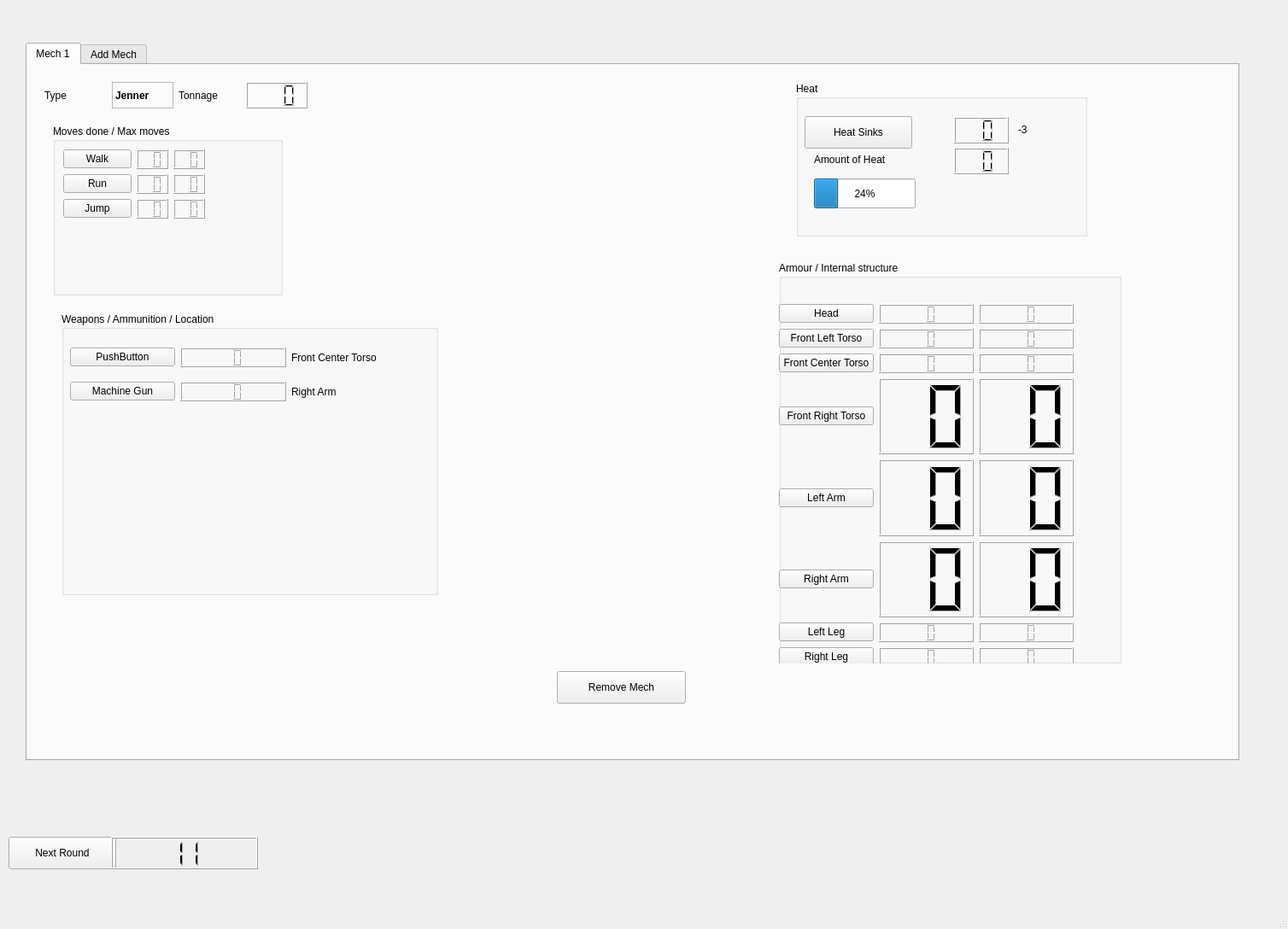
<?xml version="1.0" encoding="UTF-8"?>
<ui version="4.0">
 <class>MainWindow</class>
 <widget class="QMainWindow" name="MainWindow">
  <property name="geometry">
   <rect>
    <x>0</x>
    <y>0</y>
    <width>1508</width>
    <height>1088</height>
   </rect>
  </property>
  <property name="windowTitle">
   <string>MainWindow</string>
  </property>
  <widget class="QWidget" name="centralwidget">
   <widget class="QPushButton" name="pushButton">
    <property name="geometry">
     <rect>
      <x>10</x>
      <y>980</y>
      <width>126</width>
      <height>38</height>
     </rect>
    </property>
    <property name="text">
     <string>Next Round</string>
    </property>
   </widget>
   <widget class="QLCDNumber" name="lcdNumber">
    <property name="geometry">
     <rect>
      <x>130</x>
      <y>980</y>
      <width>172</width>
      <height>38</height>
     </rect>
    </property>
    <property name="font">
     <font>
      <pointsize>11</pointsize>
     </font>
    </property>
    <property name="digitCount">
     <number>2</number>
    </property>
    <property name="intValue" stdset="0">
     <number>11</number>
    </property>
   </widget>
   <widget class="QTabWidget" name="tabWidget">
    <property name="geometry">
     <rect>
      <x>30</x>
      <y>50</y>
      <width>1421</width>
      <height>841</height>
     </rect>
    </property>
    <property name="currentIndex">
     <number>0</number>
    </property>
    <widget class="QWidget" name="tab1">
     <attribute name="title">
      <string>Mech 1</string>
     </attribute>
     <widget class="QGroupBox" name="groupBox_2">
      <property name="geometry">
       <rect>
        <x>40</x>
        <y>290</y>
        <width>441</width>
        <height>331</height>
       </rect>
      </property>
      <property name="title">
       <string>Weapons / Ammunition / Location</string>
      </property>
      <widget class="QWidget" name="">
       <property name="geometry">
        <rect>
         <x>10</x>
         <y>30</y>
         <width>382</width>
         <height>87</height>
        </rect>
       </property>
       <layout class="QGridLayout" name="gridLayout_2">
        <item row="0" column="0">
         <widget class="QPushButton" name="pushButton_19">
          <property name="text">
           <string>PushButton</string>
          </property>
         </widget>
        </item>
        <item row="0" column="1">
         <widget class="QLCDNumber" name="lcdNumber_34">
          <property name="digitCount">
           <number>2</number>
          </property>
         </widget>
        </item>
        <item row="0" column="2">
         <widget class="QLabel" name="label_7">
          <property name="text">
           <string>Front Center Torso</string>
          </property>
         </widget>
        </item>
        <item row="1" column="0">
         <widget class="QPushButton" name="pushButton_18">
          <property name="text">
           <string>Machine Gun</string>
          </property>
         </widget>
        </item>
        <item row="1" column="1">
         <widget class="QLCDNumber" name="lcdNumber_33">
          <property name="digitCount">
           <number>2</number>
          </property>
         </widget>
        </item>
        <item row="1" column="2">
         <widget class="QLabel" name="label_6">
          <property name="text">
           <string>Right Arm</string>
          </property>
         </widget>
        </item>
       </layout>
      </widget>
     </widget>
     <widget class="QPushButton" name="pushButton_2">
      <property name="geometry">
       <rect>
        <x>620</x>
        <y>710</y>
        <width>151</width>
        <height>38</height>
       </rect>
      </property>
      <property name="text">
       <string>Remove Mech</string>
      </property>
     </widget>
     <widget class="QGroupBox" name="groupBox_4">
      <property name="geometry">
       <rect>
        <x>900</x>
        <y>20</y>
        <width>341</width>
        <height>181</height>
       </rect>
      </property>
      <property name="title">
       <string>Heat</string>
      </property>
      <widget class="QPushButton" name="pushButton_17">
       <property name="geometry">
        <rect>
         <x>10</x>
         <y>40</y>
         <width>126</width>
         <height>38</height>
        </rect>
       </property>
       <property name="text">
        <string>Heat Sinks</string>
       </property>
      </widget>
      <widget class="QLabel" name="label_4">
       <property name="geometry">
        <rect>
         <x>260</x>
         <y>40</y>
         <width>61</width>
         <height>31</height>
        </rect>
       </property>
       <property name="text">
        <string>-3</string>
       </property>
      </widget>
      <widget class="QLCDNumber" name="lcdNumber_16">
       <property name="geometry">
        <rect>
         <x>185</x>
         <y>41</y>
         <width>64</width>
         <height>31</height>
        </rect>
       </property>
       <property name="digitCount">
        <number>2</number>
       </property>
      </widget>
      <widget class="QLabel" name="label_21">
       <property name="geometry">
        <rect>
         <x>21</x>
         <y>77</y>
         <width>155</width>
         <height>27</height>
        </rect>
       </property>
       <property name="text">
        <string>Amount of Heat</string>
       </property>
      </widget>
      <widget class="QLCDNumber" name="lcdNumber_17">
       <property name="geometry">
        <rect>
         <x>185</x>
         <y>77</y>
         <width>64</width>
         <height>31</height>
        </rect>
       </property>
       <property name="digitCount">
        <number>2</number>
       </property>
      </widget>
      <widget class="QProgressBar" name="heatProgressBar">
       <property name="geometry">
        <rect>
         <x>21</x>
         <y>113</y>
         <width>119</width>
         <height>35</height>
        </rect>
       </property>
       <property name="value">
        <number>24</number>
       </property>
      </widget>
     </widget>
     <widget class="QGroupBox" name="groupBox_5">
      <property name="geometry">
       <rect>
        <x>30</x>
        <y>70</y>
        <width>269</width>
        <height>200</height>
       </rect>
      </property>
      <property name="title">
       <string>Moves done / Max moves</string>
      </property>
      <layout class="QFormLayout" name="formLayout_2">
       <item row="0" column="0">
        <layout class="QHBoxLayout" name="horizontalLayout">
         <item>
          <widget class="QPushButton" name="pushButton_3">
           <property name="text">
            <string>Walk</string>
           </property>
          </widget>
         </item>
         <item>
          <widget class="QLCDNumber" name="lcdNumber_19">
           <property name="digitCount">
            <number>2</number>
           </property>
          </widget>
         </item>
         <item>
          <widget class="QLCDNumber" name="lcdNumber_2">
           <property name="digitCount">
            <number>2</number>
           </property>
          </widget>
         </item>
        </layout>
       </item>
       <item row="1" column="0">
        <layout class="QHBoxLayout" name="horizontalLayout_4">
         <item>
          <widget class="QPushButton" name="pushButton_4">
           <property name="text">
            <string>Run</string>
           </property>
          </widget>
         </item>
         <item>
          <widget class="QLCDNumber" name="lcdNumber_20">
           <property name="digitCount">
            <number>2</number>
           </property>
          </widget>
         </item>
         <item>
          <widget class="QLCDNumber" name="lcdNumber_3">
           <property name="digitCount">
            <number>2</number>
           </property>
          </widget>
         </item>
        </layout>
       </item>
       <item row="2" column="0">
        <layout class="QHBoxLayout" name="horizontalLayout_5">
         <item>
          <widget class="QPushButton" name="pushButton_5">
           <property name="text">
            <string>Jump</string>
           </property>
          </widget>
         </item>
         <item>
          <widget class="QLCDNumber" name="lcdNumber_21">
           <property name="digitCount">
            <number>2</number>
           </property>
          </widget>
         </item>
         <item>
          <widget class="QLCDNumber" name="lcdNumber_4">
           <property name="digitCount">
            <number>2</number>
           </property>
          </widget>
         </item>
        </layout>
       </item>
      </layout>
     </widget>
     <widget class="QGroupBox" name="groupBox">
      <property name="geometry">
       <rect>
        <x>880</x>
        <y>230</y>
        <width>401</width>
        <height>471</height>
       </rect>
      </property>
      <property name="title">
       <string>Armour / Internal structure</string>
      </property>
      <widget class="QWidget" name="">
       <property name="geometry">
        <rect>
         <x>0</x>
         <y>50</y>
         <width>345</width>
         <height>512</height>
        </rect>
       </property>
       <layout class="QGridLayout" name="gridLayout">
        <item row="0" column="0">
         <widget class="QPushButton" name="pushButton_6">
          <property name="text">
           <string>Head</string>
          </property>
         </widget>
        </item>
        <item row="0" column="1">
         <widget class="QLCDNumber" name="lcdNumber_5">
          <property name="digitCount">
           <number>2</number>
          </property>
         </widget>
        </item>
        <item row="0" column="2">
         <widget class="QLCDNumber" name="lcdNumber_32">
          <property name="digitCount">
           <number>2</number>
          </property>
         </widget>
        </item>
        <item row="1" column="0">
         <widget class="QPushButton" name="pushButton_7">
          <property name="text">
           <string>Front Left Torso</string>
          </property>
         </widget>
        </item>
        <item row="1" column="1">
         <widget class="QLCDNumber" name="lcdNumber_6">
          <property name="digitCount">
           <number>2</number>
          </property>
         </widget>
        </item>
        <item row="1" column="2">
         <widget class="QLCDNumber" name="lcdNumber_31">
          <property name="digitCount">
           <number>2</number>
          </property>
         </widget>
        </item>
        <item row="2" column="0">
         <widget class="QPushButton" name="pushButton_8">
          <property name="text">
           <string>Front Center Torso</string>
          </property>
         </widget>
        </item>
        <item row="2" column="1">
         <widget class="QLCDNumber" name="lcdNumber_7">
          <property name="digitCount">
           <number>2</number>
          </property>
         </widget>
        </item>
        <item row="2" column="2">
         <widget class="QLCDNumber" name="lcdNumber_28">
          <property name="digitCount">
           <number>2</number>
          </property>
         </widget>
        </item>
        <item row="3" column="0" rowspan="2">
         <widget class="QPushButton" name="pushButton_9">
          <property name="text">
           <string>Front Right Torso</string>
          </property>
         </widget>
        </item>
        <item row="5" column="0" rowspan="2">
         <widget class="QPushButton" name="pushButton_10">
          <property name="text">
           <string>Left Arm</string>
          </property>
         </widget>
        </item>
        <item row="7" column="0" rowspan="2">
         <widget class="QPushButton" name="pushButton_11">
          <property name="text">
           <string>Right Arm</string>
          </property>
         </widget>
        </item>
        <item row="9" column="0">
         <widget class="QPushButton" name="pushButton_12">
          <property name="text">
           <string>Left Leg</string>
          </property>
         </widget>
        </item>
        <item row="9" column="1">
         <widget class="QLCDNumber" name="lcdNumber_11">
          <property name="digitCount">
           <number>2</number>
          </property>
         </widget>
        </item>
        <item row="10" column="0">
         <widget class="QPushButton" name="pushButton_13">
          <property name="text">
           <string>Right Leg</string>
          </property>
         </widget>
        </item>
        <item row="10" column="1">
         <widget class="QLCDNumber" name="lcdNumber_12">
          <property name="digitCount">
           <number>2</number>
          </property>
         </widget>
        </item>
        <item row="10" column="2">
         <widget class="QLCDNumber" name="lcdNumber_30">
          <property name="digitCount">
           <number>2</number>
          </property>
         </widget>
        </item>
        <item row="11" column="0">
         <widget class="QPushButton" name="pushButton_14">
          <property name="text">
           <string>Rear Left Torso</string>
          </property>
         </widget>
        </item>
        <item row="11" column="1">
         <widget class="QLCDNumber" name="lcdNumber_13">
          <property name="digitCount">
           <number>2</number>
          </property>
         </widget>
        </item>
        <item row="11" column="2">
         <widget class="QLCDNumber" name="lcdNumber_27">
          <property name="digitCount">
           <number>2</number>
          </property>
         </widget>
        </item>
        <item row="12" column="0">
         <widget class="QPushButton" name="pushButton_15">
          <property name="text">
           <string>Rear Center Torso</string>
          </property>
         </widget>
        </item>
        <item row="12" column="1">
         <widget class="QLCDNumber" name="lcdNumber_14"/>
        </item>
        <item row="12" column="2">
         <widget class="QLCDNumber" name="lcdNumber_29"/>
        </item>
        <item row="13" column="0">
         <widget class="QPushButton" name="pushButton_16">
          <property name="text">
           <string>Rear Right Torso</string>
          </property>
         </widget>
        </item>
        <item row="13" column="1">
         <widget class="QLCDNumber" name="lcdNumber_15"/>
        </item>
        <item row="13" column="2">
         <widget class="QLCDNumber" name="lcdNumber_25"/>
        </item>
        <item row="9" column="2">
         <widget class="QLCDNumber" name="lcdNumber_24">
          <property name="digitCount">
           <number>2</number>
          </property>
         </widget>
        </item>
        <item row="5" column="1" rowspan="2">
         <widget class="QLCDNumber" name="lcdNumber_9">
          <property name="digitCount">
           <number>2</number>
          </property>
         </widget>
        </item>
        <item row="5" column="2" rowspan="2">
         <widget class="QLCDNumber" name="lcdNumber_23">
          <property name="digitCount">
           <number>2</number>
          </property>
         </widget>
        </item>
        <item row="3" column="1" rowspan="2">
         <widget class="QLCDNumber" name="lcdNumber_8">
          <property name="digitCount">
           <number>2</number>
          </property>
         </widget>
        </item>
        <item row="3" column="2" rowspan="2">
         <widget class="QLCDNumber" name="lcdNumber_26">
          <property name="digitCount">
           <number>2</number>
          </property>
         </widget>
        </item>
        <item row="7" column="2" rowspan="2">
         <widget class="QLCDNumber" name="lcdNumber_22">
          <property name="digitCount">
           <number>2</number>
          </property>
         </widget>
        </item>
        <item row="7" column="1" rowspan="2">
         <widget class="QLCDNumber" name="lcdNumber_10">
          <property name="digitCount">
           <number>2</number>
          </property>
         </widget>
        </item>
       </layout>
      </widget>
     </widget>
     <widget class="QWidget" name="layoutWidget">
      <property name="geometry">
       <rect>
        <x>20</x>
        <y>20</y>
        <width>308</width>
        <height>31</height>
       </rect>
      </property>
      <layout class="QHBoxLayout" name="horizontalLayout_3">
       <item>
        <widget class="QLabel" name="label">
         <property name="text">
          <string>Type</string>
         </property>
        </widget>
       </item>
       <item>
        <widget class="QLabel" name="label_2">
         <property name="font">
          <font>
           <weight>75</weight>
           <italic>false</italic>
           <bold>true</bold>
          </font>
         </property>
         <property name="frameShape">
          <enum>QFrame::StyledPanel</enum>
         </property>
         <property name="text">
          <string>Jenner</string>
         </property>
        </widget>
       </item>
       <item>
        <widget class="QLabel" name="label_3">
         <property name="text">
          <string>Tonnage</string>
         </property>
        </widget>
       </item>
       <item>
        <widget class="QLCDNumber" name="lcdNumber_18">
         <property name="digitCount">
          <number>3</number>
         </property>
        </widget>
       </item>
      </layout>
     </widget>
    </widget>
    <widget class="QWidget" name="tab2">
     <attribute name="title">
      <string>Add Mech</string>
     </attribute>
     <widget class="QWidget" name="layoutWidget">
      <property name="geometry">
       <rect>
        <x>20</x>
        <y>30</y>
        <width>267</width>
        <height>37</height>
       </rect>
      </property>
      <layout class="QHBoxLayout" name="horizontalLayout_2">
       <item>
        <widget class="QLabel" name="label_5">
         <property name="text">
          <string>Select type</string>
         </property>
        </widget>
       </item>
       <item>
        <widget class="QComboBox" name="comboBox">
         <item>
          <property name="text">
           <string>Jenner</string>
          </property>
         </item>
         <item>
          <property name="text">
           <string>Cicada</string>
          </property>
         </item>
         <item>
          <property name="text">
           <string>Commando</string>
          </property>
         </item>
        </widget>
       </item>
      </layout>
     </widget>
    </widget>
   </widget>
  </widget>
  <widget class="QMenuBar" name="menubar">
   <property name="geometry">
    <rect>
     <x>0</x>
     <y>0</y>
     <width>1508</width>
     <height>32</height>
    </rect>
   </property>
  </widget>
  <widget class="QStatusBar" name="statusbar"/>
 </widget>
 <resources/>
 <connections/>
</ui>
